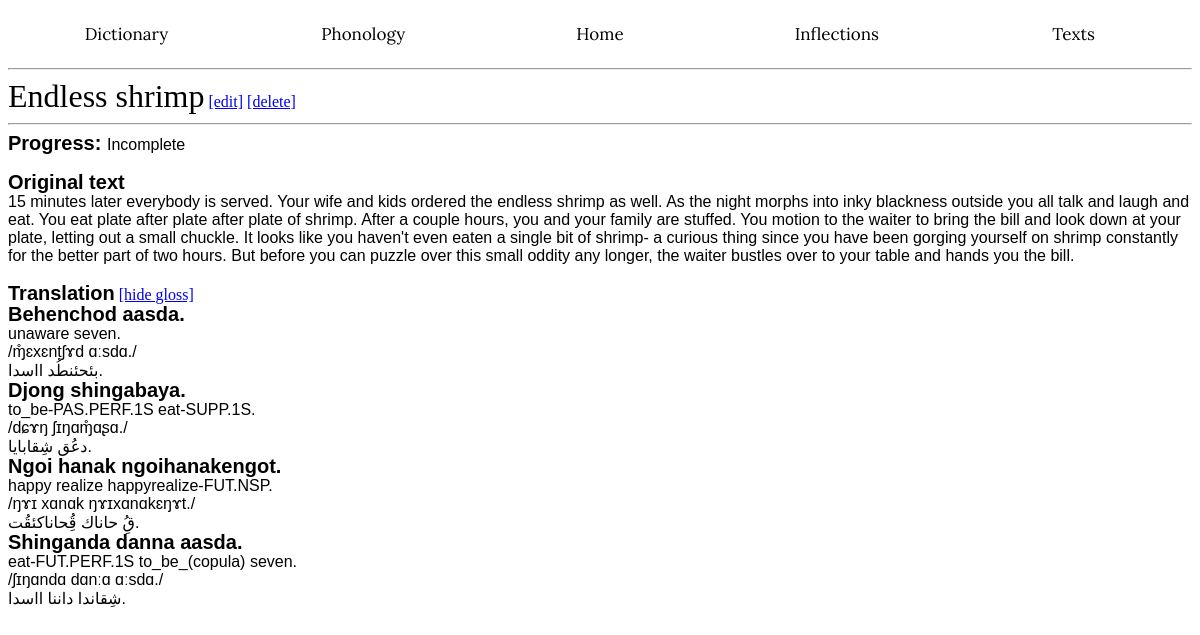
The page /texts/1/gloss on the database its author committed.
### app/models.py (models this page shows, shortened)
class Texts(db.Model):
    __tablename__ = 'Texts'
    id: so.Mapped[int] = so.mapped_column(primary_key=True)
    title: so.Mapped[str] = so.mapped_column(index=True)
    status: so.Mapped[str] = so.mapped_column(index=True)
    content: so.Mapped[str] = so.mapped_column()
    translation: so.Mapped[str] = so.mapped_column(nullable=True)

### app/routes.py (the view)
@app.route('/texts/<id>/gloss', methods=['GET', 'POST'])
def viewgloss(id):
    match = Texts.query.filter(Texts.id == id).first()
    status = ['Complete', 'Work in Progress', 'Incomplete']
    splits = re.split(r'(?<=[\.\!\?\,\-])\s*', match.translation)
    splits.pop()
    tsplits = []
    ipa = []
    con = []
    for sentence in splits:
        tsplits.append(cs.gloss(sentence))
        ipa.append(cs.ipacreate(sentence))
        con.append(cs.concreate(sentence))
    return render_template('gloss.html', match=match, status=status, splits=splits, tsplits=tsplits, ipa=ipa, con=con)

### app/templates/gloss.html (shortened to what this page needs)
<!DOCTYPE html>
<html lang="en">
<head>
</head>
<body>
{% extends "base.html" %}
{% block content %}
    <wordh1>{{ match.title }}</wordh1>
        <a href="{{ url_for('modifytext', id=match.id) }}">[edit]</a>
        <a href="{{ url_for('deletetext', id=match.id) }}">[delete]</a><hr>
    <wordh2>Progress: </wordh2><wordp>{{ match.status }}</wordp><br><br>
        <wordh2>Original text</wordh2><br><wordp>{{ match.content }}</wordp><br><br>
        <wordh2>Translation</wordh2> <a href="{{ url_for('readtext', id=match.id) }}">[hide gloss]</a><br>
        {% for portion in splits %}
            <wordh2>{{ portion }}</wordh2><br>
            <wordp>{{ tsplits[splits.index(portion)] }}</wordp><br>
            <wordp>{{ ipa[splits.index(portion)] }}</wordp><br>
            <wordp>{{ con[splits.index(portion)] }}</wordp><br>
        {% endfor %}
{% endblock %}

### app/static/style.css (style rules this page uses)
wordh1 { font-family: "Georgia", serif; color: black; font-size: 32px; }
wordh2 { font-family: "Arial", sans-serif; color: black; font-weight: bold; line-height: 20px; font-size: 20px; }
wordp { font-family: "Arial", sans-serif; color: black; font-size: 16px; }

### rows shown on the page
Texts: title "Endless shrimp", status "Incomplete", content "15 minutes later everybody is served. Your wife and kids ordered the endless shrimp as well. As the night morphs into inky blackness outside you all talk and laugh and eat. You eat plate after plate after plate of shrimp. After a couple hours, you and your family are stuffed. You motion to the waiter to bring the bill and look down at your plate, letting out a small chuckle. It looks like you haven't even eaten a single bit of shrimp- a curious thing since you have been gorging yourself on shrimp constantly for the better part of two hours. But before you can puzzle over this small oddity any longer, the waiter bustles over to your table and hands you the bill."

### other values the page prints
{{ portion }} "Behenchod aasda." "Djong shingabaya." "Ngoi hanak ngoihanakengot." "Shinganda danna aasda."
{{ tsplits[splits.index(portion)] }} "unaware seven." "to_be-PAS.PERF.1S eat-SUPP.1S." "happy realize happyrealize-FUT.NSP." "eat-FUT.PERF.1S to_be_(copula) seven."
{{ ipa[splits.index(portion)] }} "/ɱ̊ɛxɛntʃɤd ɑːsdɑ./" "/dɕɤŋ ʃɪŋɑɱ̊ɑʂɑ./" "/ŋɤɪ xɑnɑk ŋɤɪxɑnɑkɛŋɤt./" "/ʃɪŋɑndɑ dɑnːɑ ɑːsdɑ./"
{{ con[splits.index(portion)] }} "بئحئنطُد ااسدا." "دعُق شِقابايا." "قُِ حاناك قُِحاناكئقُت." "شِقاندا داننا ااسدا."
